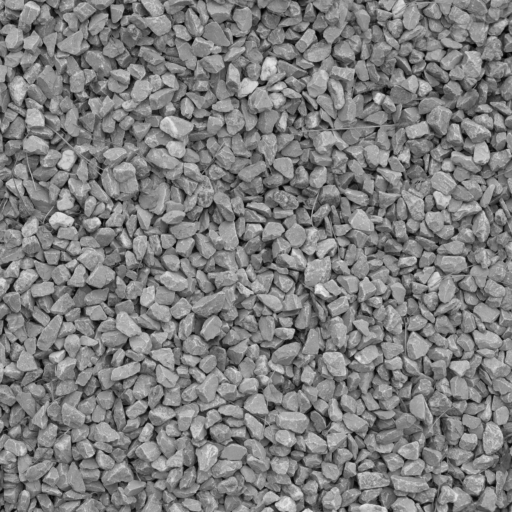
#> input picture skimage.data.gravel(), 512 x 512 px
$ jupyter execute --allow-errors Session_5_6_EXERCISES.ipynb   (older library calls are emulated)
#> lines starting #> are read from the running program, lines starting #| are printed output that depends on the picture
# Assignement Session 5 and 6

### Victor F. Pajuelo Madrigal <victor.pajuelo@bts.tech> - Data Science Foundations (2020-11-12)

Open this notebook in Google Colaboratory: [](https://colab.research.google.com/github/vfp1/bts-dsf-2020/blob/main/exercises/Session_5_6_EXERCISES.ipynb)

# EXERCISE 1: image filtering

From the datasets (images) available from [skimage data](https://scikit-image.org/docs/dev/api/skimage.data.html), choose an **RGB** image and do the following:

* Crop the image
* Smoothen the image with a kernel filter.
* Sharpen the image with a kernel filter
* Find the edges of the image with at least two different methods.
* From the processes above, save the image that you prefer as a .jpg

[cell 1]
#!pip install scikit-image
import numpy as np
import scipy.misc
from scipy import ndimage
import matplotlib.pyplot as plt
from skimage import data, io, filters
from skimage.data import gravel

[cell 2]
g = gravel()
#> g is the input picture: shape (512, 512); min 0, max 237, mean 126.5
plt.imshow(g)
plt.show()

[cell 3]
g.shape
#> Out = (512, 512)

[cell 4]
# Crop the image
lx, ly = g.shape
#> lx = 512; ly = 512

# Cropping (using floor division, dumping decimals after operation)
crop_g = g[lx//5:-lx//4, ly//5:-ly//4]
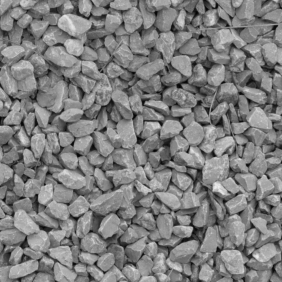
#> crop_g: shape (282, 282); min 5, max 237, mean 127.4

plt.figure(figsize=(6, 6))
plt.imshow(crop_g)
plt.axis('off')

plt.show()

[cell 5]
# Smoothen the image with a kernel filter
import imageio
from scipy import ndimage
from skimage.data import camera

[cell 6]
kernel = np.array([ [1/9,1/9,1/9],
                    [1/9,1/9,1/9],
                    [1/9,1/9,1/9]])

filtered = ndimage.convolve(g, kernel, mode='constant', cval=0.0)

fig, ax = plt.subplots(ncols=2, sharex=True, sharey=True,
                       figsize=(10, 10))

ax[0].imshow(g, cmap=plt.cm.gray)
ax[0].set_title('Original')

ax[1].imshow(filtered, cmap=plt.cm.gray)
ax[1].set_title('Smooth')

plt.tight_layout()
plt.show()

[cell 7]
# Sharpen the image with a kernel filter
kernel = np.array([ [0, -1, 0],
                    [-1, 5, -1],
                    [0, -1, 0]])

print(kernel)

filtered = ndimage.convolve(g, kernel, mode='mirror', cval=0.0)

fig, ax = plt.subplots(ncols=2, sharex=True, sharey=True,
                       figsize=(10, 10))

ax[0].imshow(g, cmap=plt.cm.gray)
ax[0].set_title('Original')

ax[1].imshow(filtered, cmap=plt.cm.gray)
ax[1].set_title('Sharpen')

plt.tight_layout()
plt.show()
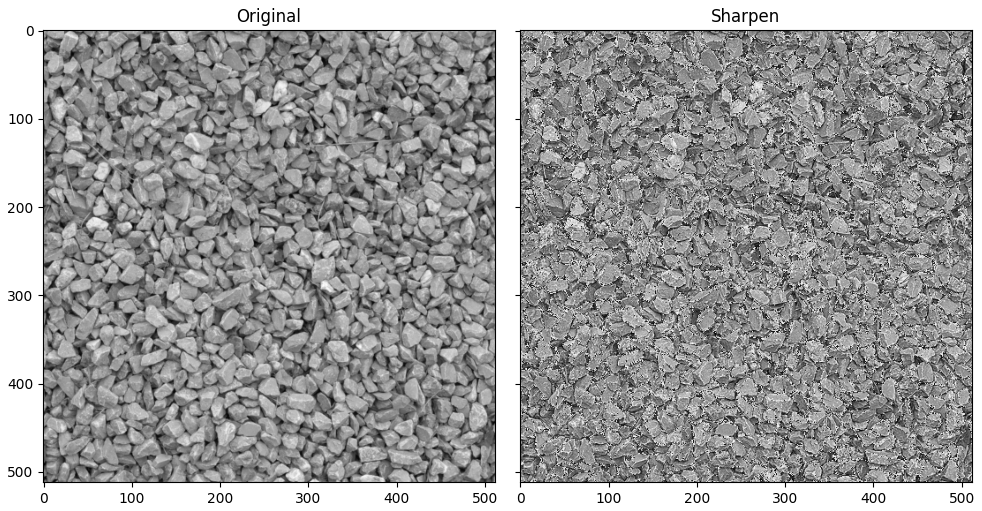
#> figure drawn by matplotlib, 2 panels

[cell 8]
# Find the edges of the image with at least two different methods
kernel = np.array([ [1, 1, 1],
                    [0, 0, 0],
                    [-1, -1, -1]])

print(kernel)

filtered = ndimage.convolve(g, kernel, mode='mirror', cval=0.0)
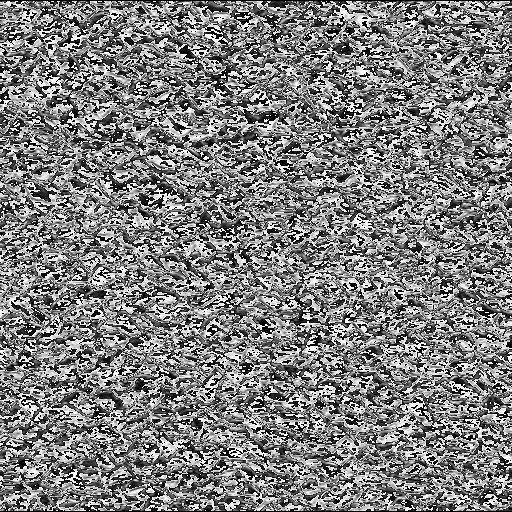
#> filtered: shape (512, 512); min 0, max 255, mean 126.5

fig, ax = plt.subplots(ncols=2, sharex=True, sharey=True,
                       figsize=(10, 10))

ax[0].imshow(g, cmap=plt.cm.gray)
ax[0].set_title('Original')

ax[1].imshow(filtered, cmap=plt.cm.gray)
ax[1].set_title('Horizontal edge convolution')

plt.tight_layout()
plt.show()

[cell 9]
kernel_edge = np.array([ [1, 0, -1],
                       [0, 0, 0],
                        [-1, 0, 1]])

print(kernel_edge)

edge = ndimage.convolve(g, kernel_edge, mode='mirror', cval=0.0)
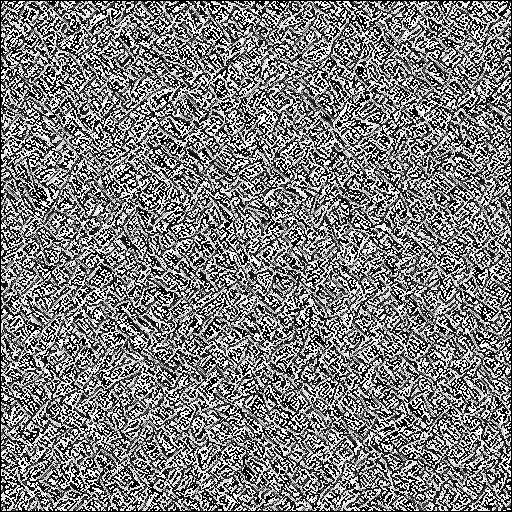
#> edge: shape (512, 512); min 0, max 255, mean 124.3

fig, ax = plt.subplots(ncols=2, sharex=True, sharey=True,
                       figsize=(10, 10))

ax[0].imshow(g, cmap=plt.cm.gray)
ax[0].set_title('Original')

ax[1].imshow(edge, cmap=plt.cm.gray)
ax[1].set_title('Edge convolution')

plt.tight_layout()
plt.show()

[cell 10]
# From the processes above, save the image that you prefer as a .jpg
from skimage.io import imsave

imsave("gravel.jpeg", g)

plt.imshow(g)
plt.show

# EXERCISE 2: semi-super resolution!

Take one image on your own (or one blurred image from somewhere) and apply the techniques we have seen in class to sharpen an image from a blurred one. You can also blur one image of your own as a start.

[cell 11]
import imageio
from scipy import misc
from skimage.data import grass
gr = grass()
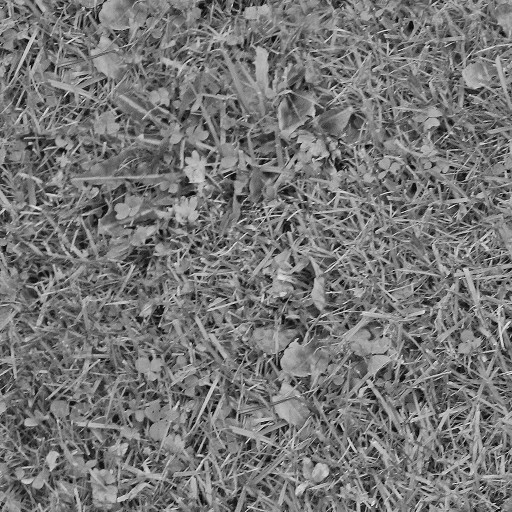
#> input picture skimage.data.grass(), 512 x 512 px
#> gr is the input picture: shape (512, 512); min 0, max 244, mean 118.2
plt.imshow(gr)
plt.show()

[cell 12]
gr.shape
#> Out = (512, 512)

[cell 13]
kernel = np.array([ [1/9,1/9,1/9],
                    [1/9,1/9,1/9],
                    [1/9,1/9,1/9]])

filtered = ndimage.convolve(gr, kernel, mode='constant', cval=0.0)

fig, ax = plt.subplots(ncols=2, sharex=True, sharey=True,
                       figsize=(10, 10))

ax[0].imshow(gr, cmap=plt.cm.gray)
ax[0].set_title('Original')

ax[1].imshow(filtered, cmap=plt.cm.gray)
ax[1].set_title('Box blur convolution')

plt.tight_layout()
plt.show()

[cell 14]
kernel = np.array([ [0, -1, 0],
                    [-1, 5, -1],
                    [0, -1, 0]])

filtered = ndimage.convolve(gr, kernel, mode='mirror', cval=0.0)
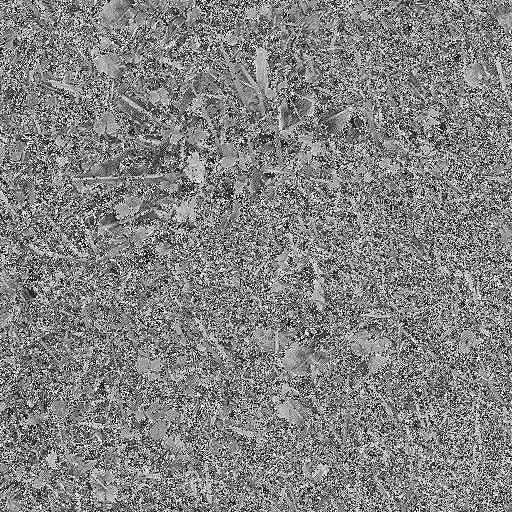
#> filtered: shape (512, 512); min 0, max 255, mean 130

fig, ax = plt.subplots(ncols=2, sharex=True, sharey=True,
                       figsize=(10, 10))

ax[0].imshow(gr, cmap=plt.cm.gray)
ax[0].set_title('Original')

ax[1].imshow(filtered, cmap=plt.cm.gray)
ax[1].set_title('Sharpen convolution')

plt.tight_layout()
plt.show()

# EXERCISE 3: image segmentation
Take a picture with your phone or your camera of some objects that you want to count. (Beware: try to take high contrast images with a stable background, preferably dark over white or similar such as coins, chessboard, etc.).

Load the image with scikit image
Count the objects in the image using region based segmentation
Try to fix the image using opening/closing algorithms

[cell 15]
from skimage.io import imread, imshow

chess = imread("photo1.jpg", as_gray=True)
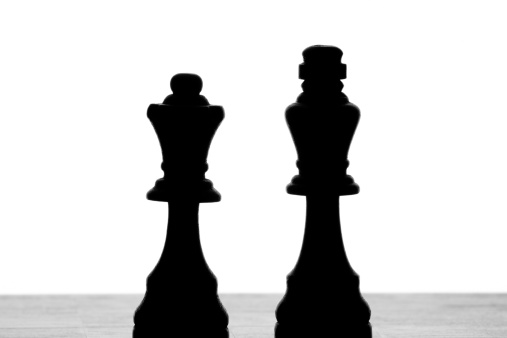
#> input picture Exercises/photo1.jpg, 507 x 338 px
#> chess is the input picture: shape (338, 507) float64; min 0, max 1, mean 0.8
#> (the rest of this cell did not finish here and is left out)

[cell 16]
chess.shape
#> Out = (338, 507)

[cell 17]
plt.imshow(chess)
plt.colorbar()
plt.show()
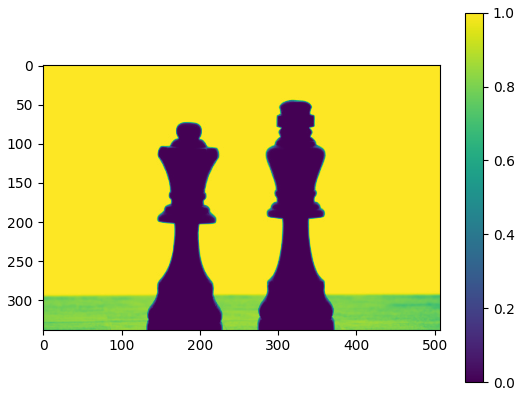
#> figure drawn by matplotlib, 2 panels

[cell 18]
# Create a zeros array with the same shape as chess
markers = np.zeros_like(chess)

# When the pixels are below 30 (see image above), we can label as background(1)
markers[chess < 0.2] = 1

# When the pixels are above 150 (see image above), we can label as chess(2)
markers[chess > 0.4] = 2
imshow(markers)
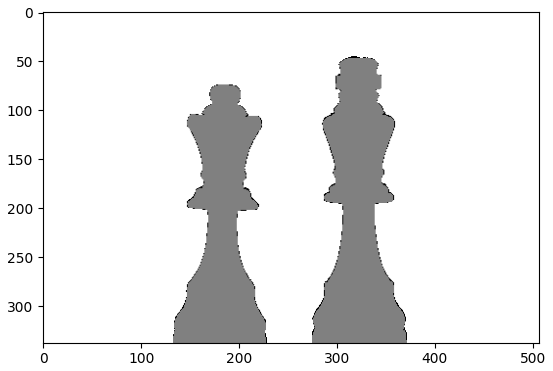
#> figure drawn by matplotlib, 1 panel

[cell 19]
from skimage.filters import sobel

sobel_chess = sobel(chess)
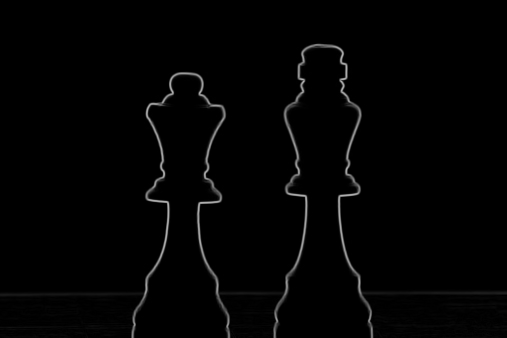
#> sobel_chess: shape (338, 507) float64; min 0, max 0.706, mean 0.0126
imshow(sobel_chess)
